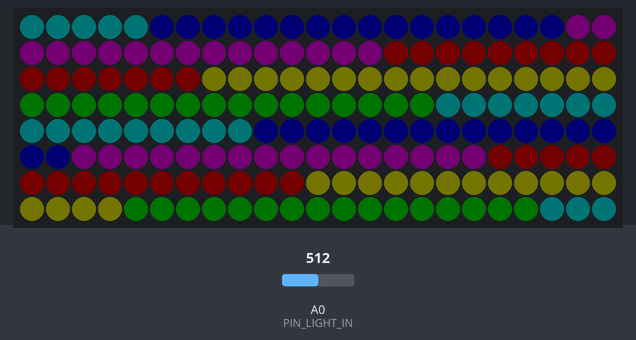
A sketch run on a simulated Arduino Uno, built with avr-gcc and run on an emulated ATmega328P. Parts: 23×8 RGB LED matrix (first LED top left, wired row by row). The inputs (shaded band) are chosen by the test bench; at power-on: A0 (PIN_LIGHT_IN) = 512. Dim RGB values are drawn brighter than linear.

Above: at 0.1 s.
1.3 s: A0 (PIN_LIGHT_IN) set to 716
At 1.55 s:
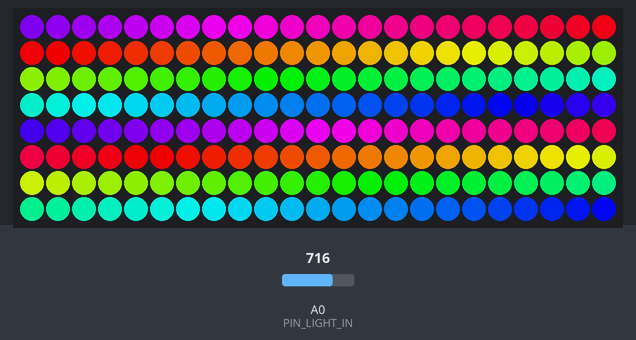
3.1 s: A0 (PIN_LIGHT_IN) set to 0
At 3.28 s:
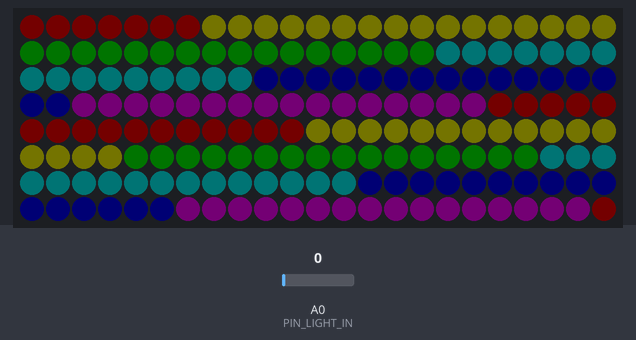
4.9 s: A0 (PIN_LIGHT_IN) set to 41
At 5.2 s:
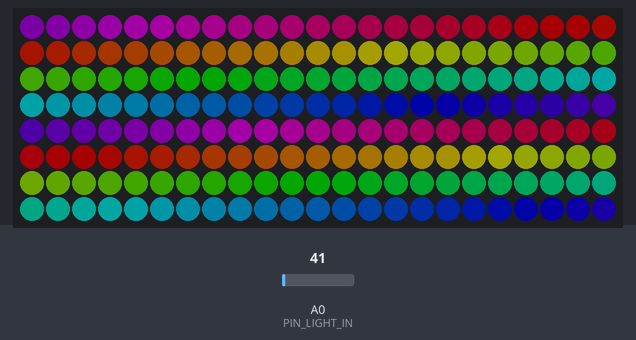

Measured:
- after the input at 1.3 s, the LEDs: first change after 0.18 s (image 1 shows a later state)
- after the input at 3.1 s, the LEDs: first differ from a run without the input after 0.17 s (image 2)
- after the input at 4.9 s, the LEDs: first differ from a run without the input after 0.30 s (image 3)

The sketch:

MNeopixel.ino
```cpp
#include <Adafruit_NeoPixel.h>
#include "WS2812_Definitions.h"

#define PIN 3
#define PIN_LIGHT_OUT 2
#define PIN_LIGHT_IN A0
#define MH 8
#define MW 23
#define LED_COUNT 184
#define LIGHT_BUFFER_SIZE 5
float timePerCycle = 1000;
float lightValues[LIGHT_BUFFER_SIZE]={0};
int lightReadingIndex=0;

// Create an instance of the Adafruit_NeoPixel class called "leds".
// That'll be what we refer to from here on...
Adafruit_NeoPixel leds = Adafruit_NeoPixel(LED_COUNT, PIN, NEO_GRB + NEO_KHZ800);

void setup() {
 // Serial.begin(9600);
  pinMode(PIN_LIGHT_IN, INPUT);
   pinMode(PIN_LIGHT_OUT, INPUT);
  leds.begin();  // Call this to start up the LED strip.
  clearLEDs();   // This function, defined below, turns all LEDs off...
  leds.show();   // ...but the LEDs don't actually update until you call this.
  leds.setBrightness(5);

}

void loop() {

  // put your main code here, to run repeatedly:
for(int i = 50; i<50+50;i++){
 adjustBrightness();
rainbow(i);
delay(10*timePerCycle/LED_COUNT);
}
}
void rainbow(byte startPosition)
{
  // Need to scale our rainbow. We want a variety of colors, even if there
  // are just 10 or so pixels.
  int rainbowScale = 500 / LED_COUNT;

  // Next we setup each pixel with the right color
  for (int i=0; i<LED_COUNT; i++)
  {
    // There are 192 total colors we can get out of the rainbowOrder function.
    // It'll return a color between red->orange->green->...->violet for 0-191.
    leds.setPixelColor(i, rainbowOrder((rainbowScale * (i + startPosition)) % 192));
  }
  // Finally, actually turn the LEDs on:
  leds.show();
}
// Input a value 0 to 191 to get a color value.
// The colors are a transition red->yellow->green->aqua->blue->fuchsia->red...
//  Adapted from Wheel function in the Adafruit_NeoPixel library example sketch
uint32_t rainbowOrder(byte position)
{
  // 6 total zones of color change:
  if (position < 31)  // Red -> Yellow (Red = FF, blue = 0, green goes 00-FF)
  {
    return leds.Color(0xFF, position * 8, 0);
  }
  else if (position < 63)  // Yellow -> Green (Green = FF, blue = 0, red goes FF->00)
  {
    position -= 31;
    return leds.Color(0xFF - position * 8, 0xFF, 0);
  }
  else if (position < 95)  // Green->Aqua (Green = FF, red = 0, blue goes 00->FF)
  {
    position -= 63;
    return leds.Color(0, 0xFF, position * 8);
  }
  else if (position < 127)  // Aqua->Blue (Blue = FF, red = 0, green goes FF->00)
  {
    position -= 95;
    return leds.Color(0, 0xFF - position * 8, 0xFF);
  }
  else if (position < 159)  // Blue->Fuchsia (Blue = FF, green = 0, red goes 00->FF)
  {
    position -= 127;
    return leds.Color(position * 8, 0, 0xFF);
  }
  else  //160 <position< 191   Fuchsia->Red (Red = FF, green = 0, blue goes FF->00)
  {
    position -= 159;
    return leds.Color(0xFF, 0x00, 0xFF - position * 8);
  }
}

float median(int n, float x[]) { // return the median value for the array x
  float temp;
  int i, j;
  // the following two loops sort the array x in ascending order
  for (i = 0; i < n - 1; i++) {
    for (j = i + 1; j < n; j++) {
      if (x[j] < x[i]) {
        // swap elements
        temp = x[i];
        x[i] = x[j];
        x[j] = temp;
      }
    }
  }
  if (n % 2 == 0) {
    // if there is an even number of elements, return mean of the two elements in the middle
    return ((x[n / 2] + x[n / 2 - 1]) / 2.0);
  } else {
    // else return the element in the middle
    return x[n / 2];
  }
}

float median(int n, int x[]) { // return the median value for the array x
  float temp;
  int i, j;
  // the following two loops sort the array x in ascending order
  for (i = 0; i < n - 1; i++) {
    for (j = i + 1; j < n; j++) {
      if (x[j] < x[i]) {
        // swap elements
        temp = x[i];
        x[i] = x[j];
        x[j] = temp;
      }
    }
  }
  if (n % 2 == 0) {
    // if there is an even number of elements, return mean of the two elements in the middle
    return ((x[n / 2] + x[n / 2 - 1]) / 2.0);
  } else {
    // else return the element in the middle
    return x[n / 2];
  }
}
void adjustBrightness(){
  lightValues[lightReadingIndex]= analogRead(PIN_LIGHT_IN);
  Serial.println(lightValues[lightReadingIndex]);
  lightReadingIndex++;
  if(lightReadingIndex>=LIGHT_BUFFER_SIZE) lightReadingIndex=0;

   int light = median(LIGHT_BUFFER_SIZE,lightValues);
  Serial.println(light);
   Serial.println("N");
  if(light<=5){
    leds.setBrightness(1);
  }else{
     leds.setBrightness(false?(light/5)*5:light);
    }
}

// Sets all LEDs to off, but DOES NOT update the display;
// call leds.show() to actually turn them off after this.
void clearLEDs()
{
  for (int i=0; i<LED_COUNT; i++)
  {
    leds.setPixelColor(i, 0);
  }
}
```

WS2812_Definitions.h
```cpp
/*
  Bunches of definitions for the WS2812 Breakout Board example code

*/

// These are for the cascade function
#define TOP_DOWN 0
#define DOWN_TOP 1

/* A world of colors to set your LED to
  Standard HTML Color Codes sorted by Hex Value
    to see the colors in action, check out:
   http://www.w3schools.com/html/html_colorvalues.asp */

#define BLACK			0x000000
#define NAVY			0x000080
#define DARKBLUE		0x00008B
#define MEDIUMBLUE		0x0000CD
#define BLUE			0x0000FF
#define DARKGREEN		0x006400
#define GREEN			0x008000
#define TEAL			0x008080
#define DARKCYAN		0x008B8B
#define DEEPSKYBLUE		0x00BFFF
#define DARKTURQUOISE		0x00CED1
#define MEDIUMSPRINGGREEN	0x00FA9A
#define LIME			0x00FF00
#define SPRINGGREEN		0x00FF7F
#define AQUA			0x00FFFF
#define CYAN			0x00FFFF
#define MIDNIGHTBLUE		0x191970
#define DODGERBLUE		0x1E90FF
#define LIGHTSEAGREEN		0x20B2AA
#define FORESTGREEN		0x228B22
#define SEAGREEN		0x2E8B57
#define DARKSLATEGRAY		0x2F4F4F
#define LIMEGREEN		0x32CD32
#define MEDIUMSEAGREEN		0x3CB371
#define TURQUOISE		0x40E0D0
#define ROYALBLUE		0x4169E1
#define STEELBLUE		0x4682B4
#define DARKSLATEBLUE		0x483D8B
#define MEDIUMTURQUOISE		0x48D1CC
#define INDIGO 			0x4B0082
#define DARKOLIVEGREEN		0x556B2F
#define CADETBLUE		0x5F9EA0
#define CORNFLOWERBLUE		0x6495ED
#define MEDIUMAQUAMARINE	0x66CDAA
#define DIMGRAY			0x696969
#define SLATEBLUE		0x6A5ACD
#define OLIVEDRAB		0x6B8E23
#define SLATEGRAY		0x708090
#define LIGHTSLATEGRAY		0x778899
#define MEDIUMSLATEBLUE		0x7B68EE
#define LAWNGREEN		0x7CFC00
#define CHARTREUSE		0x7FFF00
#define AQUAMARINE		0x7FFFD4
#define MAROON			0x800000
#define PURPLE			0x800080
#define OLIVE			0x808000
#define GRAY			0x808080
#define SKYBLUE			0x87CEEB
#define LIGHTSKYBLUE		0x87CEFA
#define BLUEVIOLET		0x8A2BE2
#define DARKRED			0x8B0000
#define DARKMAGENTA		0x8B008B
#define SADDLEBROWN		0x8B4513
#define DARKSEAGREEN		0x8FBC8F
#define LIGHTGREEN		0x90EE90
#define MEDIUMPURPLE		0x9370DB
#define DARKVIOLET		0x9400D3
#define PALEGREEN		0x98FB98
#define DARKORCHID		0x9932CC
#define YELLOWGREEN		0x9ACD32
#define SIENNA			0xA0522D
#define BROWN			0xA52A2A
#define DARKGRAY		0xA9A9A9
#define LIGHTBLUE		0xADD8E6
#define GREENYELLOW		0xADFF2F
#define PALETURQUOISE	        0xAFEEEE
#define LIGHTSTEELBLUE		0xB0C4DE
#define POWDERBLUE		0xB0E0E6
#define FIREBRICK		0xB22222
#define DARKGOLDENROD		0xB8860B
#define MEDIUMORCHID		0xBA55D3
#define ROSYBROWN		0xBC8F8F
#define DARKKHAKI		0xBDB76B
#define SILVER			0xC0C0C0
#define MEDIUMVIOLETRED	        0xC71585
#define INDIANRED 		0xCD5C5C
#define PERU			0xCD853F
#define CHOCOLATE		0xD2691E
#define TAN			0xD2B48C
#define LIGHTGRAY		0xD3D3D3
#define THISTLE			0xD8BFD8
#define ORCHID			0xDA70D6
#define GOLDENROD		0xDAA520
#define PALEVIOLETRED		0xDB7093
#define CRIMSON			0xDC143C
#define GAINSBORO		0xDCDCDC
#define PLUM			0xDDA0DD
#define BURLYWOOD		0xDEB887
#define LIGHTCYAN		0xE0FFFF
#define LAVENDER		0xE6E6FA
#define DARKSALMON		0xE9967A
#define VIOLET			0xEE82EE
#define PALEGOLDENROD		0xEEE8AA
#define LIGHTCORAL		0xF08080
#define KHAKI			0xF0E68C
#define ALICEBLUE		0xF0F8FF
#define HONEYDEW		0xF0FFF0
#define AZURE			0xF0FFFF
#define SANDYBROWN		0xF4A460
#define WHEAT			0xF5DEB3
#define BEIGE			0xF5F5DC
#define WHITESMOKE		0xF5F5F5
#define MINTCREAM		0xF5FFFA
#define GHOSTWHITE		0xF8F8FF
#define SALMON			0xFA8072
#define ANTIQUEWHITE		0xFAEBD7
#define LINEN			0xFAF0E6
#define LIGHTGOLDENRODYELLOW	0xFAFAD2
#define OLDLACE			0xFDF5E6
#define RED			0xFF0000
#define FUCHSIA			0xFF00FF
#define MAGENTA			0xFF00FF
#define DEEPPINK		0xFF1493
#define ORANGERED		0xFF4500
#define TOMATO			0xFF6347
#define HOTPINK			0xFF69B4
#define CORAL			0xFF7F50
#define DARKORANGE		0xFF8C00
#define LIGHTSALMON		0xFFA07A
#define ORANGE			0xFFA500
#define LIGHTPINK		0xFFB6C1
#define PINK			0xFFC0CB
#define GOLD			0xFFD700
#define PEACHPUFF		0xFFDAB9
#define NAVAJOWHITE		0xFFDEAD
#define MOCCASIN		0xFFE4B5
#define BISQUE			0xFFE4C4
#define MISTYROSE		0xFFE4E1
#define BLANCHEDALMOND		0xFFEBCD
#define PAPAYAWHIP		0xFFEFD5
#define LAVENDERBLUSH		0xFFF0F5
#define SEASHELL		0xFFF5EE
#define CORNSILK		0xFFF8DC
#define LEMONCHIFFON		0xFFFACD
#define FLORALWHITE		0xFFFAF0
#define SNOW			0xFFFAFA
#define YELLOW			0xFFFF00
#define LIGHTYELLOW		0xFFFFE0
#define IVORY			0xFFFFF0
#define WHITE			0xFFFFFF
```
